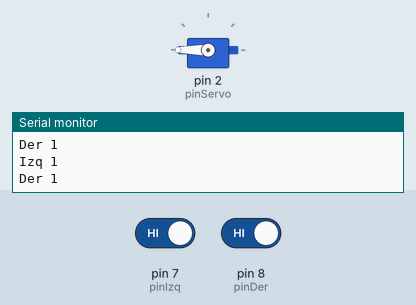
A sketch run on a simulated Arduino Uno, built with avr-gcc and run on an emulated ATmega328P. On the bench: servo, the last lines printed to the serial monitor. The test bench sets the inputs (shaded band); at power-on: pin 7 (pinIzq) HIGH, pin 8 (pinDer) HIGH.

Above: at 1.2 s.
1.3 s: pin 7 (pinIzq) driven LOW
At 1.9 s:
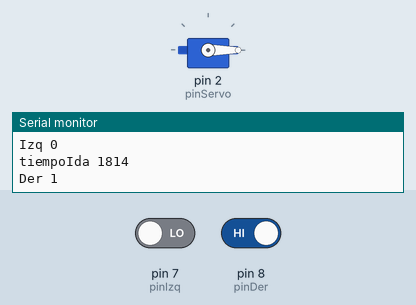
2.8 s: pin 8 (pinDer) driven LOW
At 3.4 s:
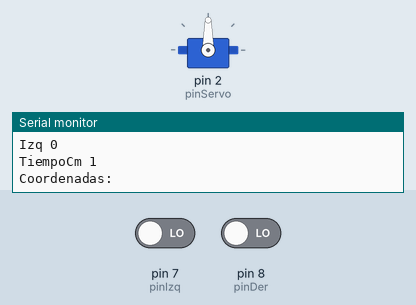
Timing chart, 0 to 5.8 s (numbered marks = the images above; inputs shaded):
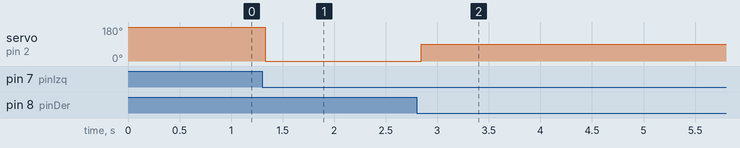

Measured:
- after the input at 1.3 s, servo on pin 2 (pinServo): 180° → 0° at once
- after the input at 2.8 s, servo on pin 2 (pinServo): 0° → 90° at once

The sketch:

Actividad-4.3.ino
```cpp
#include <Servo.h>

#define boton_pin 13 // pin digital para el botón
#define X_pin A0 // pin analógico para leer eje X

Servo servo;
int pinServo = 2;

int pinDer = 8;
int pinIzq = 7;

int modo = 0;

int tiempoCm = 0;
int tiempoIda = 0;

int cm_ = 0;
int cm = 0;
int actual = 0;

void setup() {
  // put your setup code here, to run once:
  Serial.begin(9600);
  servo.attach(pinServo);
  pinMode(boton_pin, INPUT_PULLUP);

  pinMode(pinDer, INPUT);
  pinMode(pinIzq, INPUT);

}

void loop() {

  if(modo == 0){
      servo.write(180);
      modo = 1;
  }

  if(modo == 1){

    int der = digitalRead(pinDer);
    int izq = digitalRead(pinIzq);
    Serial.println("Der " + String(der));
    Serial.println("Izq " + String(izq));

    if(der == LOW && tiempoIda != 0){
      servo.write(90);
      tiempoCm = (millis()-tiempoIda)/24;
      Serial.println("TiempoCm " + String(tiempoCm));
      modo = 2;
    }
    else if(izq == LOW){
      tiempoIda = millis();
      Serial.println("tiempoIda " + String(tiempoIda));
      servo.write(0);
    }

  }
  if(modo == 2){

    // 10-1000,20-1000,10-400,0-1500
    // 20-1000,21-500,1-1000
    // 5-100,0-100

    Serial.println("Coordenadas: ");
    while (Serial.available() == 0) { }

    int cm_  = Serial.readStringUntil('-').toInt();
    int tiempo  = Serial.readStringUntil(',').toInt();

    Serial.println(String(cm_) + ", " + String(tiempo) + ", " + actual);

    if(actual > cm_){
      cm = actual - cm_;
      servo.write(0);
    }
    else if(cm_ >= actual){
      cm = cm_- actual;
      servo.write(180);
    }


    actual = cm_;
    Serial.println(String(actual) + ", " + String(tiempoCm*cm));

    delay(tiempoCm*cm);
    servo.write(90);
    delay(tiempo);


    if(Serial.available() == 0){
      actual = 0;
      int der = digitalRead(pinDer);
      Serial.println("Der " + String(der));
      servo.write(0);
      while (der == HIGH) { der = digitalRead(pinDer); }
      servo.write(90);
    }

  }

}
```
